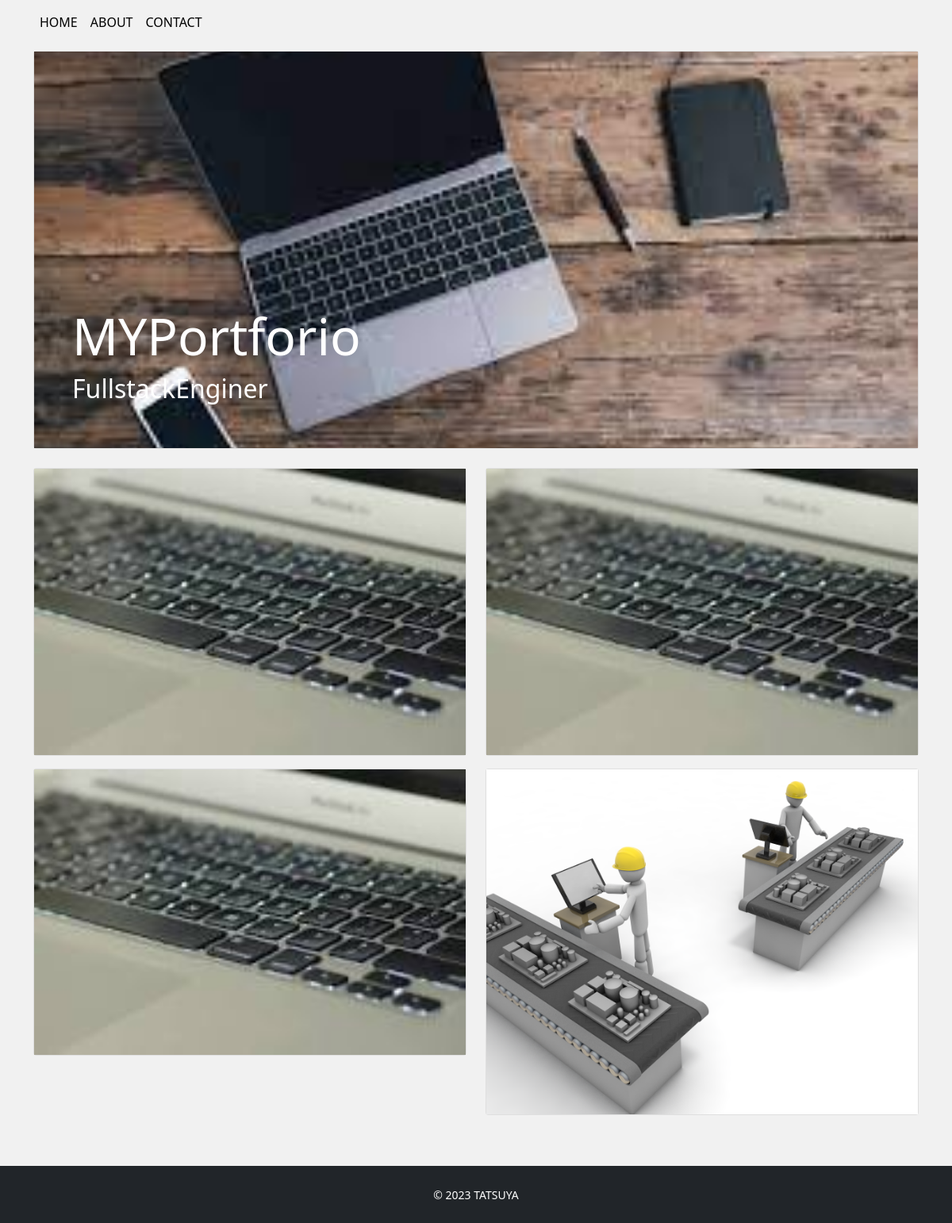
The app's page /, older data.
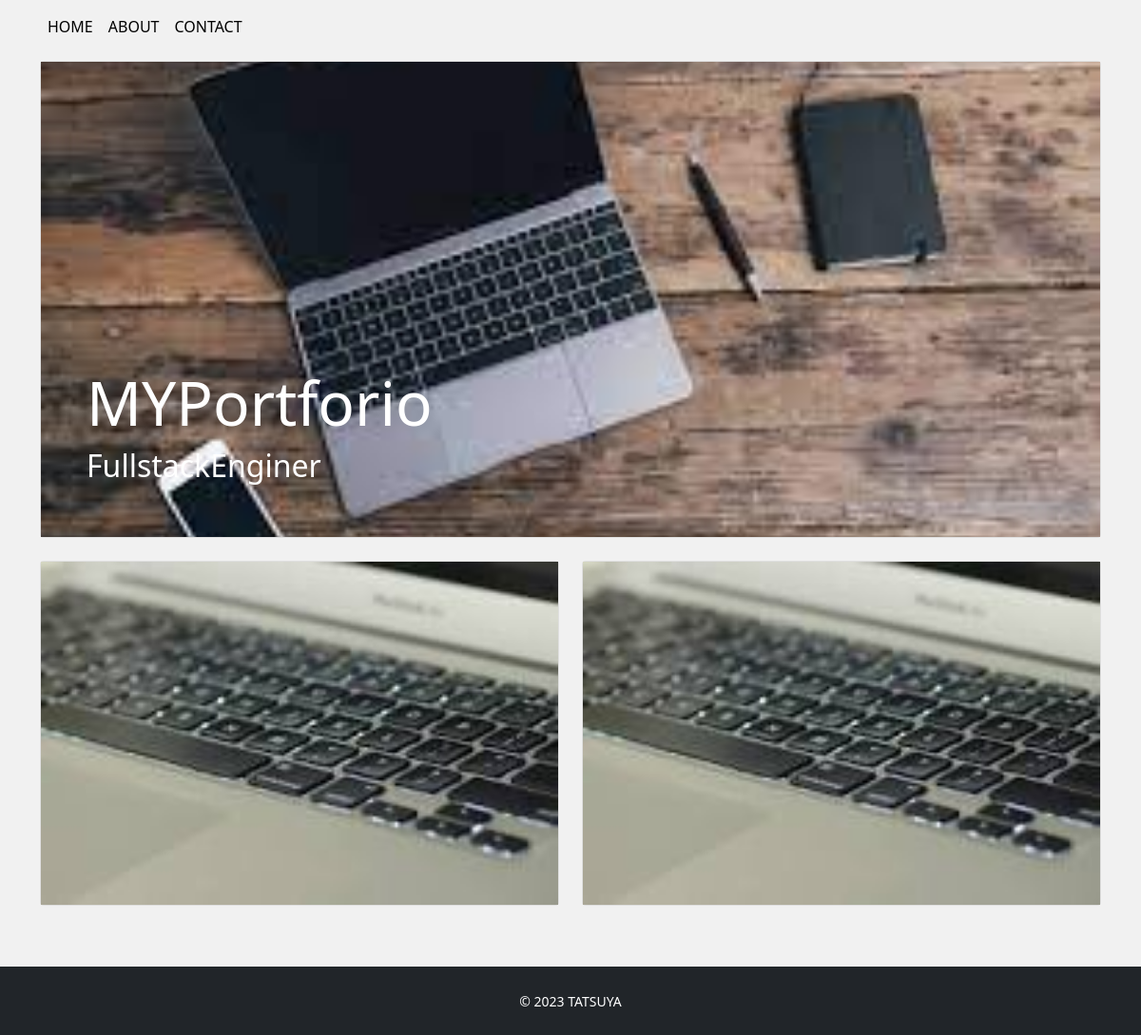
The same page, newer data.
### app/models.py (models this page shows, shortened)
class Work(models.Model):
    title = models.CharField('タイトル',max_length=100)
    image = models.ImageField(upload_to='images',verbose_name='イメージ画像')
    thumbnall =models.ImageField(upload_to='images',verbose_name='サムネイル',null=True,blank=True)
    skill = models.CharField('スキル',max_length=100)
    url = models.CharField('URL',max_length=100,null=True,blank=True)
    created = models.DateField('作成日')
    description = models.TextField('説明')

### app/views.py (the view)
# urls.py: path('', views.IndexView.as_view(),name='index'),
class IndexView(View):
    def get(self,request,*args,**kwargs):
        profile_data=Profile.objects.all()
        if profile_data.exists():
            profile_data = profile_data.order_by('-id')[0]
        work_data=Work.objects.order_by('-id')
        return render(request,'app/index.html',{
            'profile_data':profile_data,
            'work_data':work_data})

### app/templates/app/index.html (shortened to what this page needs)
{%extends 'app/base.html'%}
{% block content %}
<div class="card top d-flex flex-column justify-content-end mb-4">
    <img src="{{profile_data.topimage.url}}" alt="">
    <div class="overlay text-white p-5">
        <h1 class="title">{{profile_data.title}}</h1>
        <h5 class="subtitle">{{profile_data.sub_title}}</h5>
    </div>
</div>
<div class="row mb-5">
    {% for work in work_data%}
    <div class="col-6 col-md3 mb-3">
        <div class="card work-thumbnail">
            {% if work.thumbnail %}
            <img src="{{work.thumbnail.url}}" alt="" class="work-img">
            {% else%}
            <img src="{{work.image.url}}" alt="work-img">
            {% endif%}
        </div>
    </div>
    {% endfor%}
</div>
{% endblock %}

Row changes from the older to the newer data that the page shows:
removed Work: image (picture)
removed Work: image (picture)
